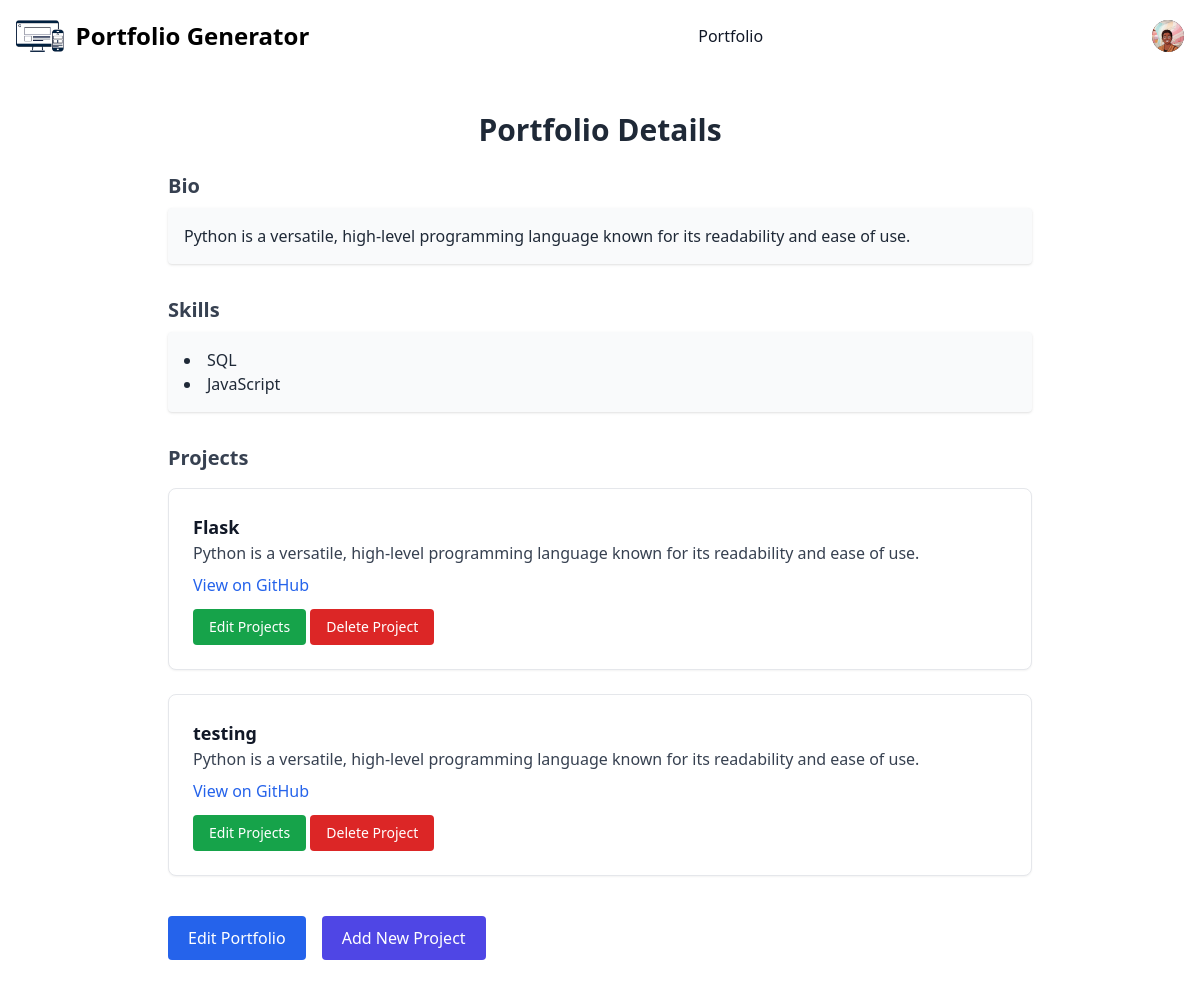
The page /portfolio/1 (signed in) on the database its author committed.
### portfolio_app/models.py (models this page shows)
class Portfolio(db.Model):
  __tablename__ = "portfolio"
  id = db.Column(db.Integer, primary_key=True)
  user_id = db.Column(db.Integer, db.ForeignKey("user.id"))
  bio = db.Column(db.String, nullable=False)
  skills = db.Column(db.String, nullable=False)
  created_at = db.Column(db.DateTime, default=datetime.utcnow)
  user = db.relationship("User", back_populates="created_portfolios")
  project_list = db.relationship("Project", back_populates="portfolio", cascade="all, delete")

class Project(db.Model):
  __tablename__ = "project"
  id = db.Column(db.Integer, primary_key=True)
  portfolio_id = db.Column(db.Integer, db.ForeignKey("portfolio.id"))
  title = db.Column(db.String(100), nullable=False)
  description = db.Column(db.String, nullable=False)
  github_link = db.Column(db.String, nullable=False)
  created_at = db.Column(db.DateTime, default=datetime.utcnow)
  portfolio = db.relationship("Portfolio", back_populates="project_list")

### portfolio_app/main/routes.py (the view)
@main.route("/portfolio/<int:portfolio_id>", methods=["GET"])
@login_required
def portfolio_detail(portfolio_id):
  portfolio = Portfolio.query.get_or_404(portfolio_id)
  return render_template("main/portfolio_detail.html", portfolio=portfolio)

### portfolio_app/__init__.py (called while the page is built)
def create_app():
  app = Flask(__name__)
  app.config.from_object(Config)
  app.secret_key = os.urandom(24)
  db.init_app(app)
  login_manager.init_app(app)
  bcrypt.init_app(app)
  login_manager.login_view = 'auth.login'
  @login_manager.user_loader
  def load_user(user_id):
    return User.query.get(int(user_id))
  app.register_blueprint(main)
  app.register_blueprint(auth)
  return app

### portfolio_app/templates/main/portfolio_detail.html
{% extends "base.html" %}
{% block content %}
<div class="max-w-4xl mx-auto px-4 py-10">
  <h1 class="text-3xl font-bold text-gray-800 dark:text-red-800 mb-6 text-center">Portfolio Details</h1>
  <section class="mb-8">
    <h2 class="text-xl font-semibold text-gray-700 dark:text-red-800 mb-2">Bio</h2>
    <p class="text-gray-800 dark:text-gray-300 bg-gray-50 dark:bg-gray-800 p-4 rounded shadow">
      {{ portfolio.bio }}
    </p>
  </section>
  <section class="mb-8">
    <h2 class="text-xl font-semibold text-gray-700 dark:text-red-800 mb-2">Skills</h2>
    <ul class="list-disc list-inside text-gray-800 dark:text-gray-300 bg-gray-50 dark:bg-gray-800 p-4 rounded shadow">
      {% for skill in portfolio.skills.split(",") %}
        <li>{{ skill.strip() }}</li>
      {% endfor %}
    </ul>
  </section>
  <section>
    <h2 class="text-xl font-semibold text-gray-700 dark:text-red-800 mb-4">Projects</h2>
    {% if portfolio.project_list %}
      <ul class="space-y-6">
        {% for project in portfolio.project_list %}
          <li class="border border-gray-200 dark:border-gray-700 rounded-lg p-6 bg-white dark:bg-gray-900 shadow-sm">
            <h3 class="text-lg font-bold text-gray-900 dark:text-red-800">{{ project.title }}</h3>
            <p class="mb-2 text-gray-700 dark:text-gray-300">{{ project.description }}</p>
            <a href="{{ project.github_link }}" target="_blank" class="text-blue-600 hover:underline">
              View on GitHub
            </a>
            <br />
            <a href="{{ url_for('main.edit_projects', portfolio_id=portfolio.id) }}"
              class="inline-block mt-3 text-white bg-green-600 hover:bg-green-700 font-medium rounded px-4 py-2 text-sm">
              Edit Projects
            </a>
            <form action="{{ url_for('main.delete_projects', project_id=project.id) }}" method="POST" style="display:inline;">
              <button type="submit" class="inline-block mt-3 text-white bg-red-600 hover:bg-red-700 font-medium rounded px-4 py-2 text-sm">
                Delete Project
              </button>
            </form>
          </li>
        {% endfor %}
      </ul>
    {% else %}
      <p class="text-gray-500">No projects have been added yet.</p>
    {% endif %}
  </section>
  <div class="mt-10 flex space-x-4">
    <a href="{{ url_for('main.edit_portfolio', portfolio_id=portfolio.id) }}"
      class="inline-block text-white bg-blue-600 hover:bg-blue-700 font-medium rounded px-5 py-2.5">
      Edit Portfolio
    </a>
    <a href="{{ url_for('main.create_project', portfolio_id=portfolio.id) }}"
      class="inline-block text-white bg-indigo-600 hover:bg-indigo-700 font-medium rounded px-5 py-2.5">
      Add New Project
    </a>
  </div>
</div>
{% endblock %}

### portfolio_app/templates/base.html (shortened to what this page needs)
<!DOCTYPE html>
<html lang="en">
<head>
  <link rel="stylesheet" href="/static/style.css">
  <script src="https://cdn.tailwindcss.com"></script>
</head>
<body>
  <nav class="bg-white border-gray-200 dark:bg-gray-900">
    <div class="max-w-screen-xl flex flex-wrap items-center justify-between mx-auto p-4">
      <a href="/" class="flex items-center space-x-3 hover:opacity-80 transition duration-150">
        <img src="{{ url_for('static', filename='images/portfolioG.png') }}" class="h-8" alt="Portfolio Generator Logo" />
        <span class="self-center text-2xl font-semibold whitespace-nowrap dark:text-white">Portfolio Generator</span>
      </a>
      <div class="flex items-center md:order-2 space-x-4">
        {% if current_user.is_authenticated %}
          <button type="button" class="flex text-sm bg-gray-800 rounded-full focus:ring-4 focus:ring-gray-300 dark:focus:ring-gray-600" id="user-menu-button" data-dropdown-toggle="user-dropdown" aria-expanded="false">
            <img class="w-8 h-8 rounded-full" src="{{ url_for('static', filename='images/about.jpeg') }}" alt="User avatar">
          </button>
        {% else %}
          <a href="{{ url_for('auth.signup') }}" class="text-gray-900 hover:underline dark:text-white">Sign Up</a>
          <a href="{{ url_for('auth.login') }}" class="text-gray-900 hover:underline dark:text-white">Login</a>
        {% endif %}
      </div>
      {% if current_user.is_authenticated %}
        <div class="items-center justify-between hidden w-full md:flex md:w-auto md:order-1" id="navbar-user">
          <ul class="flex flex-col font-medium p-4 md:p-0 mt-4 border border-gray-100 rounded-lg bg-gray-50 md:flex-row md:space-x-8 md:mt-0 md:border-0 md:bg-white dark:bg-gray-800 md:dark:bg-gray-900 dark:border-gray-700">
            {% if current_user.created_portfolios|length > 0 %}
              <li>
                <a href="{{ url_for('main.portfolio_detail', portfolio_id=current_user.created_portfolios[0].id) }}"
                  class="block py-2 px-3 text-gray-900 hover:bg-gray-100 rounded md:hover:bg-transparent md:hover:text-blue-700 dark:text-white md:dark:hover:text-blue-500 dark:hover:bg-gray-700">
                  Portfolio
                </a>
              </li>
            {% endif %}
          </ul>
        </div>
      {% endif %}
    </div>
  </nav>
  <main>
    {% block content %}
    {% endblock %}
  </main>
</body>
</html>

### rows shown on the page
Portfolio: bio "Python is a versatile, high-level programming language known for its readability and ease of use."
Project: title "Flask", description "Python is a versatile, high-level programming language known for its readability and ease of use."
Project: title "testing", description "Python is a versatile, high-level programming language known for its readability and ease of use."

### other values the page prints
{{ skill.strip() }} "SQL" "JavaScript"
